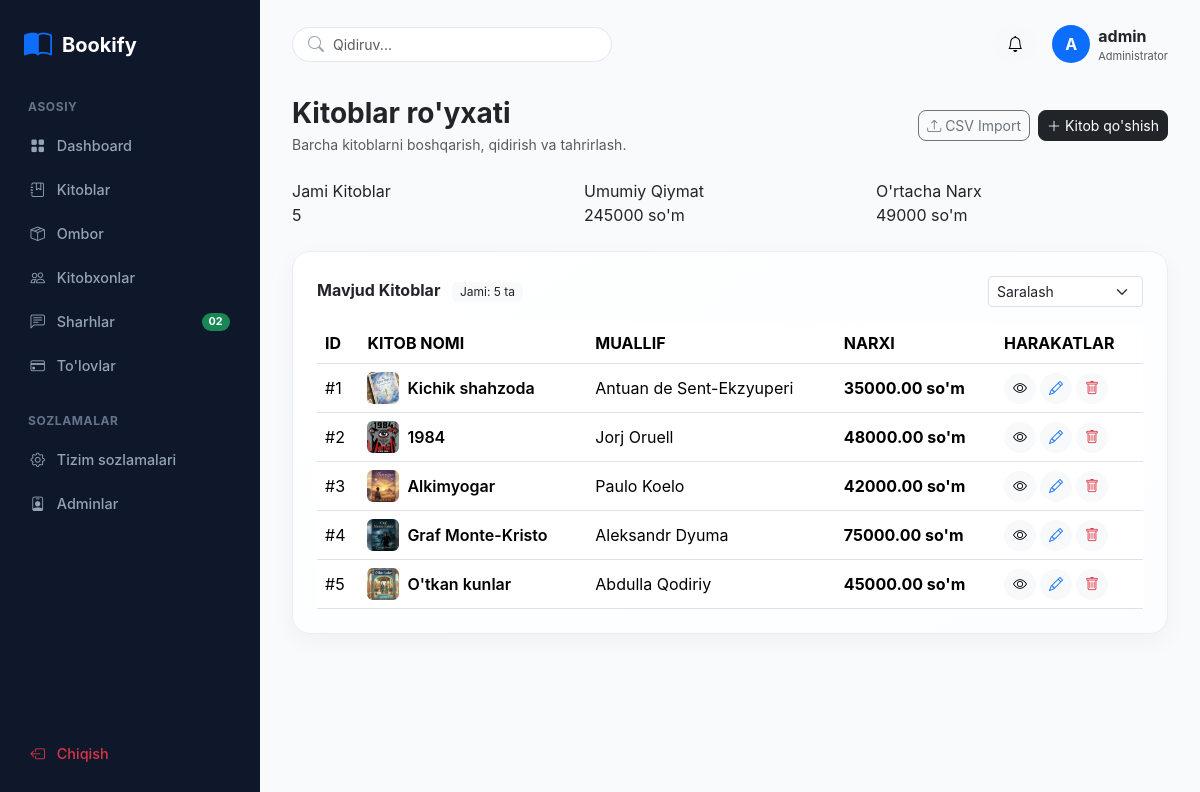
The app's page / (signed in) with its own data.
### app/models.py (models this page shows, shortened)
class Book(models.Model):
    title = models.CharField(max_length=255, verbose_name="Sarlavha")
    author = models.CharField(max_length=255, verbose_name="Muallif")
    genre = models.CharField(max_length=100, verbose_name="Janr")
    price = models.DecimalField(
        max_digits=10, decimal_places=2, verbose_name="Narxi"
    )
    description = models.TextField(verbose_name="Tavsif")
    published_date = models.DateField(verbose_name="Noshirlik sanasi")
    pages_count = models.PositiveIntegerField(
        default=0, verbose_name="Sahifalar soni"
    )
    content = models.TextField(blank=True, null=True, verbose_name="Mundarija")
    image = models.ImageField(
        upload_to="books/", blank=True, null=True, verbose_name="Rasm"
    )
    class Meta:
        verbose_name = "Kitob"
        verbose_name_plural = "Kitoblar"

### app/views.py (the view)
# urls.py: path("", views.books, name="home"),
def books(request):
    books_list = Book.objects.all()
    query = request.GET.get("q")
    if query:
        books_list = books_list.filter(title__icontains=query)
    sort = request.GET.get("sort")
    if sort == "price_asc":
        books_list = books_list.order_by("price")
    elif sort == "price_desc":
        books_list = books_list.order_by("-price")
    elif sort == "title":
        books_list = books_list.order_by("title")
    stats = Book.objects.aggregate(
        total_price=Sum("price"),
        avg_price=Avg("price"),
    )
    context = {
        "books": books_list,
        "query": query or "",
        "sort": sort or "",
        "total_count": Book.objects.count(),
        "total_price": stats["total_price"] or 0,
        "avg_price": stats["avg_price"] or 0,
    }
    if request.user.is_authenticated and request.user.is_staff:
        return render(request, "books_list.html", context)
    return render(request, "public_books.html", context)

### templates/books_list.html (shortened to what this page needs)
{% extends 'base_admin.html' %}
{% block content %}
<div class="d-flex justify-content-between align-items-center mb-4">
    <div>
        <h3 class="fw-bold mb-1">Kitoblar ro'yxati</h3>
        <p class="text-muted small mb-0">Barcha kitoblarni boshqarish, qidirish va tahrirlash.</p>
    </div>
    {% if user.is_staff %}
    <div class="d-flex gap-2">
        <a href="{% url 'books_import' %}" class="btn btn-outline-secondary rounded-3 btn-sm">
            <i class="bi bi-upload"></i> CSV Import
        </a>
        <a href="{% url 'book_create' %}" class="btn btn-dark rounded-3 btn-sm">
            <i class="bi bi-plus-lg"></i> Kitob qo'shish
        </a>
    </div>
    {% endif %}
</div>
<div class="row g-3 mb-4">
    <div class="col-md-4">
        <div class="kpi-card">
            <div class="kpi-title">Jami Kitoblar</div>
            <div class="kpi-value">{{ total_count|default:"0" }}</div>
        </div>
    </div>
    <div class="col-md-4">
        <div class="kpi-card">
            <div class="kpi-title">Umumiy Qiymat</div>
            <div class="kpi-value">{{ total_price|default:"0" }} so'm</div>
        </div>
    </div>
    <div class="col-md-4">
        <div class="kpi-card">
            <div class="kpi-title">O'rtacha Narx</div>
            <div class="kpi-value">{{ avg_price|floatformat:0|default:"0" }} so'm</div>
        </div>
    </div>
</div>
<div class="dashboard-card mb-0">
    <div class="d-flex justify-content-between align-items-center mb-3">
        <h6 class="fw-bold mb-0">
            Mavjud Kitoblar
            <span class="badge bg-light text-dark fw-normal ms-2">Jami: {{ books|length }} ta</span>
        </h6>
        <form method="GET" action="{% url 'books_list' %}" class="d-flex gap-2">
            <select name="sort" class="form-select form-select-sm" onchange="this.form.submit()">
                <option value="">Saralash</option>
            </select>
        </form>
    </div>
    <div class="table-responsive">
        <table class="table table-custom align-middle mb-0">
            <thead>
                <tr>
                    <th>ID</th>
                    <th>KITOB NOMI</th>
                    <th>MUALLIF</th>
                    <th>NARXI</th>
                    <th>HARAKATLAR</th>
                </tr>
            </thead>
            <tbody>
                {% for book in books %}
                <tr>
                    <td>#{{ book.id }}</td>
                    <td>
                        <div class="d-flex align-items-center gap-2">
                            {% if book.image %}
                                <img src="{{ book.image.url }}" class="rounded" style="width: 32px; height: 32px; object-fit: cover;">
                            {% else %}
                                <i class="bi bi-book text-muted fs-5"></i>
                            {% endif %}
                            <span class="fw-semibold">{{ book.title }}</span>
                        </div>
                    </td>
                    <td>{{ book.author|default:"Kiritilmagan" }}</td>
                    <td class="fw-bold">{{ book.price }} so'm</td>
                    <td>
                        <div class="d-flex gap-1">
                            <a href="{% url 'book_detail' book.id %}" class="btn btn-sm btn-light rounded-circle" title="Ko'rish">
                                <i class="bi bi-eye"></i>
                            </a>
                            {% if user.is_staff %}
                            <a href="{% url 'books_update' book.id %}" class="btn btn-sm btn-light text-primary rounded-circle" title="Tahrirlash">
                                <i class="bi bi-pencil"></i>
                            </a>
                            <a href="{% url 'book_delete' book.id %}" class="btn btn-sm btn-light text-danger rounded-circle" title="O'chirish">
                                <i class="bi bi-trash"></i>
                            </a>
                            {% endif %}
                        </div>
                    </td>
                </tr>
                {% endfor %}
            </tbody>
        </table>
    </div>
</div>
{% endblock %}

### templates/base_admin.html (shortened to what this page needs)
{% load static %}
<!DOCTYPE html>
<html lang="uz">
<head>
    <link href="https://cdn.jsdelivr.net/npm/bootstrap@5.3.3/dist/css/bootstrap.min.css" rel="stylesheet">
    <link href="https://cdn.jsdelivr.net/npm/bootstrap-icons@1.11.3/font/bootstrap-icons.css" rel="stylesheet">
</head>
<body>
    <aside class="sidebar">
        <div>
            <a href="{% url 'admin_dashboard' %}" class="sidebar-brand">
                <i class="bi bi-book-half text-primary fs-3"></i>
                <span>Bookify</span>
            </a>
            <div class="sidebar-section-label">ASOSIY</div>
            <a href="{% url 'admin_dashboard' %}" class="nav-link-custom {% if request.resolver_match.url_name == 'admin_dashboard' %}active{% endif %}">
                <i class="bi bi-grid-fill"></i> Dashboard
            </a>
            <a href="{% url 'books_list' %}" class="nav-link-custom {% if 'book' in request.resolver_match.url_name %}active{% endif %}">
                <i class="bi bi-journal-bookmark"></i> Kitoblar
            </a>
            <a href="{% url 'warehouse' %}" class="nav-link-custom {% if request.resolver_match.url_name == 'warehouse' %}active{% endif %}">
                <i class="bi bi-box-seam"></i> Ombor
            </a>
            <a href="{% url 'readers' %}" class="nav-link-custom {% if request.resolver_match.url_name == 'readers' %}active{% endif %}">
                <i class="bi bi-people"></i> Kitobxonlar
            </a>
            <a href="{% url 'reviews' %}" class="nav-link-custom {% if request.resolver_match.url_name == 'reviews' %}active{% endif %}">
                <i class="bi bi-chat-left-text"></i> Sharhlar
                <span class="badge bg-success rounded-pill">02</span>
            </a>
            <a href="{% url 'payments' %}" class="nav-link-custom {% if request.resolver_match.url_name == 'payments' %}active{% endif %}">
                <i class="bi bi-credit-card"></i> To'lovlar
            </a>
            <div class="sidebar-section-label">SOZLAMALAR</div>
            <a href="{% url 'system_settings' %}" class="nav-link-custom {% if request.resolver_match.url_name == 'system_settings' %}active{% endif %}">
                <i class="bi bi-gear"></i> Tizim sozlamalari
            </a>
            <a href="{% url 'admins' %}" class="nav-link-custom {% if request.resolver_match.url_name == 'admins' %}active{% endif %}">
                <i class="bi bi-person-badge"></i> Adminlar
            </a>
        </div>
        <div>
            {% if user.is_authenticated %}
            <form method="POST" action="{% url 'logout' %}">
                <button type="submit" class="nav-link-custom w-100 border-0 bg-transparent text-danger">
                    <i class="bi bi-box-arrow-left"></i> Chiqish
                </button>
            </form>
            {% else %}
            <a href="{% url 'login' %}" class="nav-link-custom text-success">
                <i class="bi bi-box-arrow-in-right"></i> Kirish
            </a>
            {% endif %}
        </div>
    </aside>
    <main class="main-wrapper">
        <div class="top-navbar">
            <form method="GET" action="{% url 'books_list' %}" class="search-box">
                <i class="bi bi-search"></i>
                <input type="text" name="q" class="form-control" placeholder="Qidiruv..." value="{{ query|default:'' }}">
            </form>
            <div class="d-flex align-items-center gap-3">
                <button class="btn btn-light rounded-circle"><i class="bi bi-bell"></i></button>
                <div class="admin-identity d-flex align-items-center gap-2">
                    <div class="bg-primary text-white rounded-circle d-flex align-items-center justify-content-center" style="width: 38px; height: 38px; font-weight: bold;">
                        {{ user.username|slice:":1"|upper|default:"A" }}
                    </div>
                    <div class="admin-identity">
                        <div class="admin-identity-name fw-bold fs-7">{{ user.get_full_name|default:user.username|default:"Admin" }}</div>
                        <div class="text-muted small" style="font-size: 11px;">Administrator</div>
                    </div>
                </div>
            </div>
        </div>
        {% block content %}
        {% endblock %}
    </main>
</body>
</html>

### templates/base_admin.html (style rules this page uses)
:root { --sidebar-bg: #0f172a; --sidebar-hover: #1e293b; --main-bg: #f8fafc; --card-border: #f1f5f9; }
body { background-color: var(--main-bg); font-family: 'Inter', system-ui, -apple-system, sans-serif; overflow-x: hidden; }
.sidebar, .main-wrapper { box-sizing: border-box; }
.sidebar { width: 260px; left: 0; background-color: var(--sidebar-bg); min-height: 100vh; position: fixed; top: 0; left: 0; z-index: 1000; display: flex; flex-direction: column; justify-content: space-between; padding: 1.5rem 1rem; overflow-y: auto; overflow-x: hidden; }
.sidebar-brand { color: #fff; font-weight: 700; font-size: 1.25rem; display: flex; align-items: center; gap: 10px; text-decoration: none; padding-left: 0.5rem; margin-bottom: 2rem; }
.sidebar-section-label { color: #64748b; font-size: 0.75rem; font-weight: 700; letter-spacing: 0.05em; text-transform: uppercase; margin: 1.5rem 0 0.5rem 0.75rem; }
.nav-link-custom { color: #94a3b8; padding: 0.7rem 0.9rem; border-radius: 10px; display: flex; align-items: center; gap: 12px; font-size: 0.9rem; font-weight: 500; text-decoration: none; transition: all 0.2s ease; }
.nav-link-custom .badge { margin-left: auto; }
.main-wrapper { margin-left: 260px; width: calc(100% - 260px); padding: 1.5rem 2rem; min-width: 0; overflow-x: hidden; }
.top-navbar { display: flex; justify-content: space-between; align-items: center; margin-bottom: 2rem; }
.search-box { position: relative; width: 320px; }
.search-box input { background-color: #ffffff; border: 1px solid #e2e8f0; border-radius: 20px; padding-left: 2.5rem; font-size: 0.875rem; }
.search-box i { position: absolute; left: 1rem; top: 50%; transform: translateY(-50%); color: #94a3b8; }
.dashboard-card { background: linear-gradient(145deg, #ffffff 0%, #fbfdff 100%); border: 1px solid #e8eef5; border-radius: 18px; padding: 1.5rem; margin-bottom: 1.5rem; box-shadow: 0 8px 24px rgba(15, 23, 42, 0.04); transition: transform 0.25s ease, box-shadow 0.25s ease; }
.main-wrapper .row { max-width: 100%; }
.main-wrapper .row > [class*="col-"] { min-width: 0; }
.admin-identity { min-width: 0; }
.admin-identity-name { max-width: 180px; overflow: hidden; text-overflow: ellipsis; white-space: nowrap; }

### records on screen
Book: id "1", image (picture), title "Kichik shahzoda", author "Antuan de Sent-Ekzyuperi", price "35000.00"
Book: id "2", image (picture), title "1984", author "Jorj Oruell", price "48000.00"
Book: id "3", image (picture), title "Alkimyogar", author "Paulo Koelo", price "42000.00"
Book: id "4", image (picture), title "Graf Monte-Kristo", author "Aleksandr Dyuma", price "75000.00"
Book: id "5", image (picture), title "O'tkan kunlar", author "Abdulla Qodiriy", price "45000.00"

### other values on screen
{{ user.username|slice:":1"|upper|default:"A" }} "A"
{{ user.get_full_name|default:user.username|default:"Admin" }} "admin"
{{ total_count|default:"0" }} "5"
{{ total_price|default:"0" }} "245000"
{{ avg_price|floatformat:0|default:"0" }} "49000"
{{ books|length }} "5"
